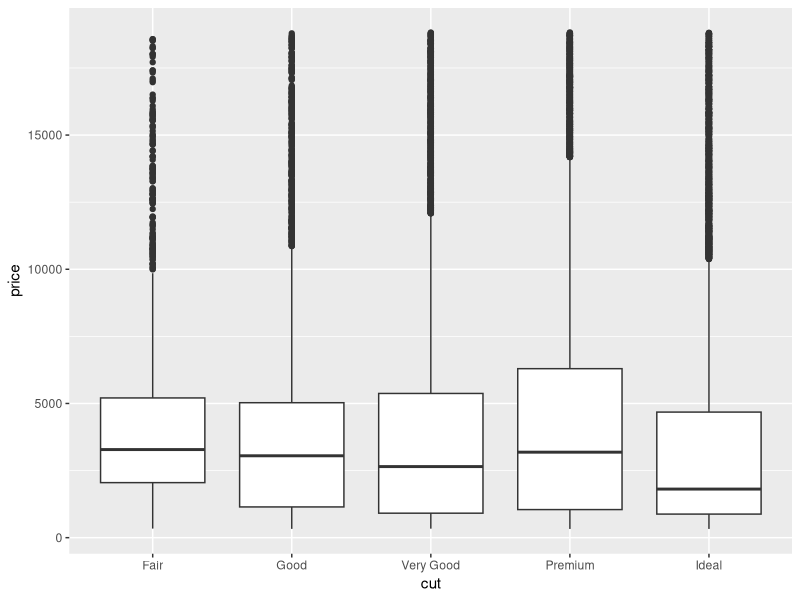

This chart was generated by the following R code:
## ---- chunk 1
knitr::opts_chunk$set(
  fig.path = 'Figures/', # Save plots in the Figures sub-folder
  dev = c('png','tiff'),# Create both PNG and TIFF files for each plot
  dev.args = list(tiff = list(compression = 'lzw')),
  dpi = 300 # Use 300 DPI
)
## ---- chunk 2
# Naming the chunk will make the saved graphics files have the same name
library(ggplot2)
ggplot(diamonds, aes(x = cut, y=price )) + geom_boxplot()
